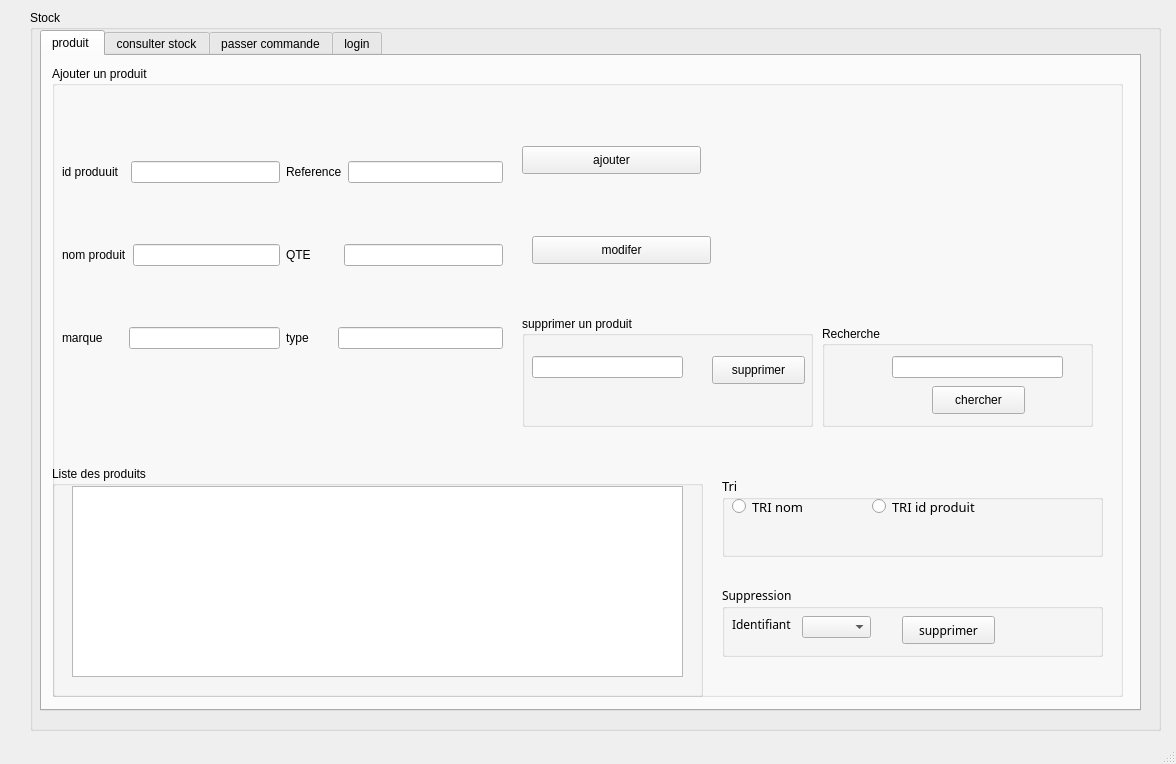
<?xml version="1.0" encoding="UTF-8"?>
<ui version="4.0">
 <class>MainWindow</class>
 <widget class="QMainWindow" name="MainWindow">
  <property name="geometry">
   <rect>
    <x>0</x>
    <y>0</y>
    <width>1176</width>
    <height>764</height>
   </rect>
  </property>
  <property name="windowTitle">
   <string>MainWindow</string>
  </property>
  <widget class="QWidget" name="centralwidget">
   <widget class="QGroupBox" name="groupBox_4">
    <property name="geometry">
     <rect>
      <x>30</x>
      <y>10</y>
      <width>1131</width>
      <height>721</height>
     </rect>
    </property>
    <property name="title">
     <string>Stock</string>
    </property>
    <widget class="QTabWidget" name="tab_5">
     <property name="geometry">
      <rect>
       <x>10</x>
       <y>20</y>
       <width>1101</width>
       <height>681</height>
      </rect>
     </property>
     <property name="currentIndex">
      <number>0</number>
     </property>
     <widget class="QWidget" name="tab_6">
      <attribute name="title">
       <string>produit </string>
      </attribute>
      <widget class="QGroupBox" name="groupBox_2">
       <property name="geometry">
        <rect>
         <x>10</x>
         <y>10</y>
         <width>1071</width>
         <height>631</height>
        </rect>
       </property>
       <property name="title">
        <string>Ajouter un produit</string>
       </property>
       <widget class="QWidget" name="layoutWidget">
        <property name="geometry">
         <rect>
          <x>10</x>
          <y>40</y>
          <width>441</width>
          <height>301</height>
         </rect>
        </property>
        <layout class="QGridLayout" name="gridLayout">
         <item row="2" column="0">
          <layout class="QHBoxLayout" name="horizontalLayout_5">
           <item>
            <widget class="QLabel" name="label_6">
             <property name="text">
              <string>marque      </string>
             </property>
            </widget>
           </item>
           <item>
            <widget class="QLineEdit" name="marque"/>
           </item>
          </layout>
         </item>
         <item row="2" column="1">
          <layout class="QHBoxLayout" name="horizontalLayout_4">
           <item>
            <widget class="QLabel" name="label_4">
             <property name="text">
              <string>type       </string>
             </property>
            </widget>
           </item>
           <item>
            <widget class="QLineEdit" name="type"/>
           </item>
          </layout>
         </item>
         <item row="0" column="0">
          <layout class="QHBoxLayout" name="horizontalLayout">
           <item>
            <widget class="QLabel" name="label">
             <property name="text">
              <string>id produuit  </string>
             </property>
            </widget>
           </item>
           <item>
            <widget class="QLineEdit" name="lineEdit_id"/>
           </item>
          </layout>
         </item>
         <item row="1" column="0">
          <layout class="QHBoxLayout" name="horizontalLayout_3">
           <item>
            <widget class="QLabel" name="label_3">
             <property name="text">
              <string>nom produit</string>
             </property>
            </widget>
           </item>
           <item>
            <widget class="QLineEdit" name="lineEdit_nom"/>
           </item>
          </layout>
         </item>
         <item row="0" column="1">
          <layout class="QHBoxLayout" name="horizontalLayout_2">
           <item>
            <widget class="QLabel" name="label_13">
             <property name="text">
              <string>Reference</string>
             </property>
            </widget>
           </item>
           <item>
            <widget class="QLineEdit" name="lineEdit_reference"/>
           </item>
          </layout>
         </item>
         <item row="1" column="1">
          <layout class="QHBoxLayout" name="horizontalLayout_6">
           <item>
            <widget class="QLabel" name="label_5">
             <property name="text">
              <string>QTE        </string>
             </property>
            </widget>
           </item>
           <item>
            <widget class="QLineEdit" name="qte"/>
           </item>
          </layout>
         </item>
        </layout>
       </widget>
       <widget class="QPushButton" name="pushButton_10">
        <property name="geometry">
         <rect>
          <x>470</x>
          <y>80</y>
          <width>179</width>
          <height>28</height>
         </rect>
        </property>
        <property name="text">
         <string>ajouter</string>
        </property>
       </widget>
       <widget class="QPushButton" name="pushButton_11">
        <property name="geometry">
         <rect>
          <x>480</x>
          <y>170</y>
          <width>179</width>
          <height>28</height>
         </rect>
        </property>
        <property name="text">
         <string>modifer</string>
        </property>
       </widget>
       <widget class="QGroupBox" name="groupBox_5">
        <property name="geometry">
         <rect>
          <x>0</x>
          <y>400</y>
          <width>651</width>
          <height>231</height>
         </rect>
        </property>
        <property name="title">
         <string>Liste des produits</string>
        </property>
        <widget class="QTableView" name="tableView">
         <property name="geometry">
          <rect>
           <x>20</x>
           <y>20</y>
           <width>611</width>
           <height>191</height>
          </rect>
         </property>
        </widget>
       </widget>
       <widget class="QGroupBox" name="groupBox_10">
        <property name="geometry">
         <rect>
          <x>470</x>
          <y>250</y>
          <width>291</width>
          <height>111</height>
         </rect>
        </property>
        <property name="title">
         <string>supprimer un produit</string>
        </property>
        <widget class="QPushButton" name="pushButton_supprimer">
         <property name="geometry">
          <rect>
           <x>190</x>
           <y>40</y>
           <width>93</width>
           <height>28</height>
          </rect>
         </property>
         <property name="text">
          <string>supprimer</string>
         </property>
        </widget>
        <widget class="QLineEdit" name="lineEdit_supprimer_3">
         <property name="geometry">
          <rect>
           <x>10</x>
           <y>40</y>
           <width>151</width>
           <height>22</height>
          </rect>
         </property>
        </widget>
       </widget>
       <widget class="QGroupBox" name="groupBox_6">
        <property name="geometry">
         <rect>
          <x>770</x>
          <y>260</y>
          <width>271</width>
          <height>101</height>
         </rect>
        </property>
        <property name="title">
         <string>Recherche</string>
        </property>
        <widget class="QLineEdit" name="lineEdit_7">
         <property name="geometry">
          <rect>
           <x>70</x>
           <y>30</y>
           <width>171</width>
           <height>22</height>
          </rect>
         </property>
        </widget>
        <widget class="QPushButton" name="pushButton_3">
         <property name="geometry">
          <rect>
           <x>110</x>
           <y>60</y>
           <width>93</width>
           <height>28</height>
          </rect>
         </property>
         <property name="text">
          <string>chercher</string>
         </property>
        </widget>
       </widget>
       <widget class="QGroupBox" name="groupBox_7">
        <property name="geometry">
         <rect>
          <x>670</x>
          <y>520</y>
          <width>381</width>
          <height>71</height>
         </rect>
        </property>
        <property name="font">
         <font>
          <family>MS Reference Sans Serif</family>
          <weight>50</weight>
          <bold>false</bold>
         </font>
        </property>
        <property name="title">
         <string>Suppression</string>
        </property>
        <widget class="QLabel" name="label_43">
         <property name="geometry">
          <rect>
           <x>10</x>
           <y>30</y>
           <width>71</width>
           <height>16</height>
          </rect>
         </property>
         <property name="text">
          <string>Identifiant</string>
         </property>
        </widget>
        <widget class="QComboBox" name="comboBox_3">
         <property name="geometry">
          <rect>
           <x>80</x>
           <y>30</y>
           <width>69</width>
           <height>22</height>
          </rect>
         </property>
        </widget>
        <widget class="QPushButton" name="suppProduit">
         <property name="geometry">
          <rect>
           <x>180</x>
           <y>30</y>
           <width>93</width>
           <height>28</height>
          </rect>
         </property>
         <property name="text">
          <string>supprimer</string>
         </property>
        </widget>
       </widget>
       <widget class="QLabel" name="label_26">
        <property name="geometry">
         <rect>
          <x>800</x>
          <y>20</y>
          <width>221</width>
          <height>191</height>
         </rect>
        </property>
        <property name="text">
         <string>&lt;html&gt;&lt;head/&gt;&lt;body&gt;&lt;p&gt;&lt;img src=&quot;:/logo/88.png&quot;/&gt;&lt;/p&gt;&lt;/body&gt;&lt;/html&gt;</string>
        </property>
       </widget>
       <widget class="QGroupBox" name="groupBox_8">
        <property name="geometry">
         <rect>
          <x>670</x>
          <y>410</y>
          <width>381</width>
          <height>81</height>
         </rect>
        </property>
        <property name="font">
         <font>
          <family>MS Reference Sans Serif</family>
          <pointsize>10</pointsize>
          <weight>50</weight>
          <bold>false</bold>
         </font>
        </property>
        <property name="title">
         <string>Tri</string>
        </property>
        <widget class="QRadioButton" name="radioButton_TRInProd">
         <property name="geometry">
          <rect>
           <x>10</x>
           <y>20</y>
           <width>101</width>
           <height>21</height>
          </rect>
         </property>
         <property name="text">
          <string>TRI nom</string>
         </property>
        </widget>
        <widget class="QRadioButton" name="radioButton_TRIqProd">
         <property name="geometry">
          <rect>
           <x>150</x>
           <y>20</y>
           <width>161</width>
           <height>21</height>
          </rect>
         </property>
         <property name="text">
          <string>TRI id produit</string>
         </property>
        </widget>
       </widget>
      </widget>
     </widget>
     <widget class="QWidget" name="tab_8">
      <attribute name="title">
       <string>consulter stock</string>
      </attribute>
      <widget class="QLabel" name="label_20">
       <property name="geometry">
        <rect>
         <x>10</x>
         <y>0</y>
         <width>81</width>
         <height>31</height>
        </rect>
       </property>
       <property name="text">
        <string>&lt;html&gt;&lt;head/&gt;&lt;body&gt;&lt;p&gt;&lt;span style=&quot; font-size:11pt; font-weight:600; text-decoration: underline; color:#00aa00;&quot;&gt;En stock&lt;/span&gt;&lt;/p&gt;&lt;/body&gt;&lt;/html&gt;</string>
       </property>
      </widget>
      <widget class="QLabel" name="label_21">
       <property name="geometry">
        <rect>
         <x>600</x>
         <y>310</y>
         <width>91</width>
         <height>21</height>
        </rect>
       </property>
       <property name="text">
        <string>&lt;html&gt;&lt;head/&gt;&lt;body&gt;&lt;p&gt;&lt;span style=&quot; font-size:11pt; font-weight:600; text-decoration: underline; color:#aa0000;&quot;&gt;TRI&lt;/span&gt;&lt;/p&gt;&lt;/body&gt;&lt;/html&gt;</string>
       </property>
      </widget>
      <widget class="QComboBox" name="comboBox">
       <property name="geometry">
        <rect>
         <x>700</x>
         <y>330</y>
         <width>73</width>
         <height>22</height>
        </rect>
       </property>
       <item>
        <property name="text">
         <string>dec</string>
        </property>
       </item>
       <item>
        <property name="text">
         <string>cro</string>
        </property>
       </item>
      </widget>
      <widget class="QGroupBox" name="groupBox_3">
       <property name="geometry">
        <rect>
         <x>360</x>
         <y>280</y>
         <width>211</width>
         <height>101</height>
        </rect>
       </property>
       <property name="title">
        <string>Recherche</string>
       </property>
       <widget class="QLineEdit" name="lineEdit_6">
        <property name="geometry">
         <rect>
          <x>20</x>
          <y>30</y>
          <width>171</width>
          <height>22</height>
         </rect>
        </property>
       </widget>
       <widget class="QPushButton" name="pushButton_2">
        <property name="geometry">
         <rect>
          <x>60</x>
          <y>60</y>
          <width>93</width>
          <height>28</height>
         </rect>
        </property>
        <property name="text">
         <string>chercher</string>
        </property>
       </widget>
      </widget>
      <widget class="QGroupBox" name="groupBox_9">
       <property name="geometry">
        <rect>
         <x>40</x>
         <y>280</y>
         <width>171</width>
         <height>101</height>
        </rect>
       </property>
       <property name="title">
        <string>supprimer un produit</string>
       </property>
       <widget class="QPushButton" name="sss">
        <property name="geometry">
         <rect>
          <x>40</x>
          <y>60</y>
          <width>93</width>
          <height>28</height>
         </rect>
        </property>
        <property name="text">
         <string>supprimer</string>
        </property>
       </widget>
       <widget class="QLineEdit" name="lineEdit_supprimer_2">
        <property name="geometry">
         <rect>
          <x>10</x>
          <y>30</y>
          <width>151</width>
          <height>22</height>
         </rect>
        </property>
       </widget>
      </widget>
      <widget class="QGroupBox" name="groupBox">
       <property name="geometry">
        <rect>
         <x>10</x>
         <y>40</y>
         <width>831</width>
         <height>231</height>
        </rect>
       </property>
       <property name="title">
        <string>Liste des produits</string>
       </property>
       <widget class="QTableView" name="tableView_3">
        <property name="geometry">
         <rect>
          <x>20</x>
          <y>20</y>
          <width>801</width>
          <height>191</height>
         </rect>
        </property>
       </widget>
      </widget>
     </widget>
     <widget class="QWidget" name="tab_7">
      <attribute name="title">
       <string>passer commande</string>
      </attribute>
     </widget>
     <widget class="QWidget" name="tab_9">
      <attribute name="title">
       <string>login</string>
      </attribute>
      <widget class="QLabel" name="label_25">
       <property name="geometry">
        <rect>
         <x>40</x>
         <y>240</y>
         <width>56</width>
         <height>16</height>
        </rect>
       </property>
       <property name="text">
        <string>password</string>
       </property>
      </widget>
      <widget class="QLineEdit" name="lineEdit_16">
       <property name="geometry">
        <rect>
         <x>110</x>
         <y>240</y>
         <width>113</width>
         <height>22</height>
        </rect>
       </property>
      </widget>
      <widget class="QLabel" name="label_23">
       <property name="geometry">
        <rect>
         <x>580</x>
         <y>50</y>
         <width>221</width>
         <height>191</height>
        </rect>
       </property>
       <property name="text">
        <string>&lt;html&gt;&lt;head/&gt;&lt;body&gt;&lt;p&gt;&lt;img src=&quot;:/logo/88.png&quot;/&gt;&lt;/p&gt;&lt;/body&gt;&lt;/html&gt;</string>
       </property>
      </widget>
      <widget class="QLabel" name="label_24">
       <property name="geometry">
        <rect>
         <x>50</x>
         <y>150</y>
         <width>56</width>
         <height>16</height>
        </rect>
       </property>
       <property name="text">
        <string>login</string>
       </property>
      </widget>
      <widget class="QLineEdit" name="lineEdit_15">
       <property name="geometry">
        <rect>
         <x>110</x>
         <y>150</y>
         <width>113</width>
         <height>22</height>
        </rect>
       </property>
      </widget>
      <widget class="QPushButton" name="pushButton">
       <property name="geometry">
        <rect>
         <x>300</x>
         <y>180</y>
         <width>93</width>
         <height>28</height>
        </rect>
       </property>
       <property name="text">
        <string>cnx</string>
       </property>
      </widget>
     </widget>
    </widget>
   </widget>
  </widget>
  <widget class="QMenuBar" name="menubar">
   <property name="geometry">
    <rect>
     <x>0</x>
     <y>0</y>
     <width>1176</width>
     <height>26</height>
    </rect>
   </property>
  </widget>
  <widget class="QStatusBar" name="statusbar"/>
 </widget>
 <resources/>
 <connections/>
</ui>
